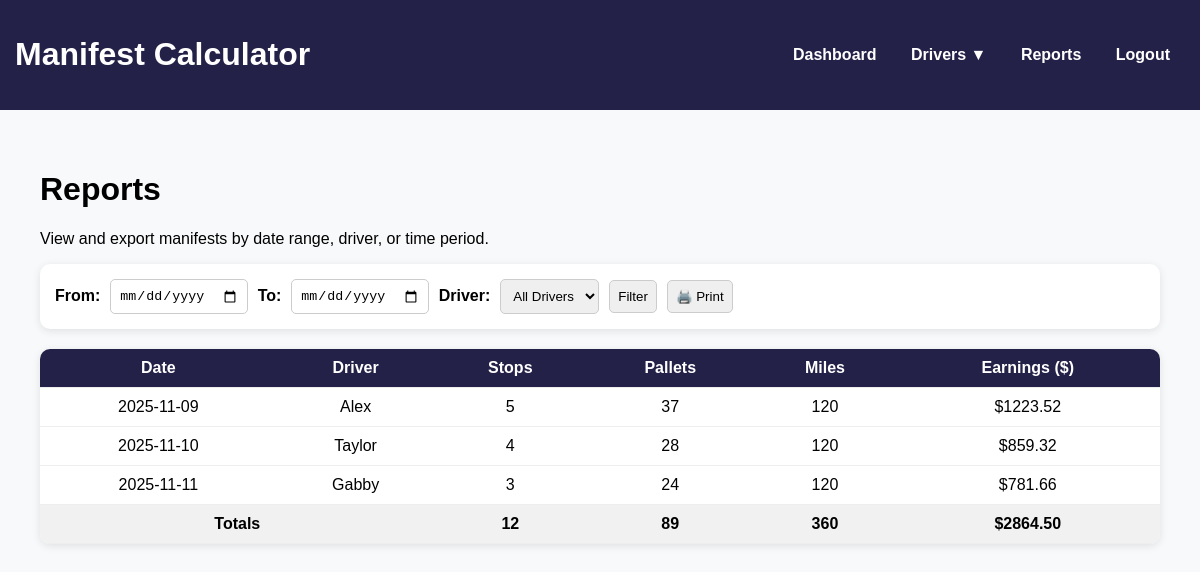
Page /reports on the committed database.
### models.py (models this page shows)
class Manifest(db.Model):
    id = db.Column(db.Integer, primary_key=True)
    driver_id = db.Column(db.Integer, db.ForeignKey('driver.id'), nullable=False)
    date = db.Column(db.Date, nullable=False)
    start_odometer = db.Column(db.Integer)
    end_odometer = db.Column(db.Integer)
    total_miles = db.Column(db.Integer)
    day_total = db.Column(db.Float)  # sum of all stops
    driver = db.relationship('Driver', back_populates='manifests')
    stops = db.relationship('Stop', back_populates='manifest', cascade="all, delete-orphan")

class Driver(db.Model):
    __tablename__ = 'driver'
    id = db.Column(db.Integer, primary_key=True)
    name = db.Column(db.String(50), nullable=False)
    manifests = db.relationship('Manifest', back_populates='driver', cascade="all, delete-orphan")

### app.py (the view)
@app.route('/reports')
def reports():
    start_date = request.args.get('start_date')
    end_date = request.args.get('end_date')
    driver_id = request.args.get('driver')
    query = Manifest.query.join(Driver).order_by(Manifest.date.asc())
    if start_date:
        query = query.filter(Manifest.date >= start_date)
    if end_date:
        query = query.filter(Manifest.date <= end_date)
    if driver_id:
        query = query.filter(Manifest.driver_id == driver_id)
    manifests = query.all()
    manifest_data = []
    for m in manifests:
        total_stops = len(m.stops)
        total_pallets = sum(stop.pallets for stop in m.stops)
        total_miles = m.total_miles or 0
        total_earnings = m.day_total or 0.0
        manifest_data.append({
            'date': m.date,
            'driver_name': m.driver.name,
            'stops': total_stops,
            'pallets': total_pallets,
            'miles': total_miles,
            'earnings': total_earnings
        })
    totals = {
        'stops': 0,
        'pallets': 0,
        'miles': 0,
        'earnings': 0.0
    }
    if manifest_data:
        totals = {
            'stops': sum(d['stops'] for d in manifest_data),
            'pallets': sum(d['pallets'] for d in manifest_data),
            'miles': sum(d['miles'] for d in manifest_data),
            'earnings': sum(d['earnings'] for d in manifest_data)
        }
    drivers = Driver.query.order_by(Driver.name).all()
    return render_template('reports.html', manifests=manifest_data, totals=totals, drivers=drivers)

### app.py (called while the page is built)
@app.context_processor
def inject_drivers():
    all_drivers = Driver.query.order_by(Driver.name).all()
    return dict(all_drivers=all_drivers)

### templates/reports.html (shortened to what this page needs)
{% extends "base.html" %}
{% block content %}
<div class="container">
  <h1>Reports</h1>
  <p>View and export manifests by date range, driver, or time period.</p>
  <div class="filters">
    <form method="GET" action="{{ url_for('reports') }}">
      <label for="start_date">From:</label>
      <input type="date" id="start_date" name="start_date" value="{{ request.args.get('start_date', '') }}">
      <label for="end_date">To:</label>
      <input type="date" id="end_date" name="end_date" value="{{ request.args.get('end_date', '') }}">
      <label for="driver">Driver:</label>
      <select name="driver" id="driver">
        <option value="">All Drivers</option>
        </select>
      <button type="submit">Filter</button>
      <button type="button" onclick="window.print()">🖨️ Print</button>
    </form>
  </div>
  <div class="report-table">
    <table>
      <thead>
        <tr>
          <th>Date</th>
          <th>Driver</th>
          <th>Stops</th>
          <th>Pallets</th>
          <th>Miles</th>
          <th>Earnings ($)</th>
        </tr>
      </thead>
      <tbody>
        {% for manifest in manifests %}
        <tr>
          <td>{{ manifest.date }}</td>
          <td>{{ manifest.driver_name }}</td>
          <td>{{ manifest.stops }}</td>
          <td>{{ manifest.pallets }}</td>
          <td>{{ manifest.miles }}</td>
          <td>${{ "%.2f"|format(manifest.earnings) }}</td>
        </tr>
        {% endfor %}
      </tbody>
      <tfoot>
        <tr class="totals">
          <td colspan="2"><strong>Totals</strong></td>
          <td>{{ totals.stops }}</td>
          <td>{{ totals.pallets }}</td>
          <td>{{ totals.miles }}</td>
          <td>${{ "%.2f"|format(totals.earnings) }}</td>
        </tr>
      </tfoot>
    </table>
  </div>
</div>
{% endblock %}

### static/css/style.css (style rules this page uses)
body { font-family: Arial, sans-serif; margin: 0; background: #f8f9fa; }
.container { padding: 20px; }
.filters { background: white; padding: 15px; border-radius: 10px; box-shadow: 0 2px 8px rgba(0,0,0,0.1); margin-bottom: 20px; }
.filters form { display: flex; flex-wrap: wrap; align-items: center; gap: 10px; }
.filters label { font-weight: bold; }
.filters input, .filters select, .filters button { padding: 8px; border-radius: 5px; border: 1px solid #ccc; }
.report-table table { width: 100%; border-collapse: collapse; background: white; border-radius: 10px; overflow: hidden; box-shadow: 0 2px 8px rgba(0,0,0,0.1); }
.report-table th, .report-table td { padding: 10px; text-align: center; border-bottom: 1px solid #eee; }
.report-table th { background: #242148; color: white; }
.report-table tfoot { background: #f1f1f1; font-weight: bold; }

### rows in the picture
Manifest: date "2025-11-09", earnings "1223.52"
Driver: driver_name "Alex"
Manifest: date "2025-11-10", earnings "859.32"
Driver: driver_name "Taylor"
Manifest: date "2025-11-11", earnings "781.66"
Driver: driver_name "Gabby"

### other values in the picture
{{ manifest.stops }} "5" "4" "3"
{{ manifest.pallets }} "37" "28" "24"
{{ manifest.miles }} "120" "120" "120"
{{ totals.stops }} "12"
{{ totals.pallets }} "89"
{{ totals.miles }} "360"
{{ "%.2f"|format(totals.earnings) }} "2864.50"
